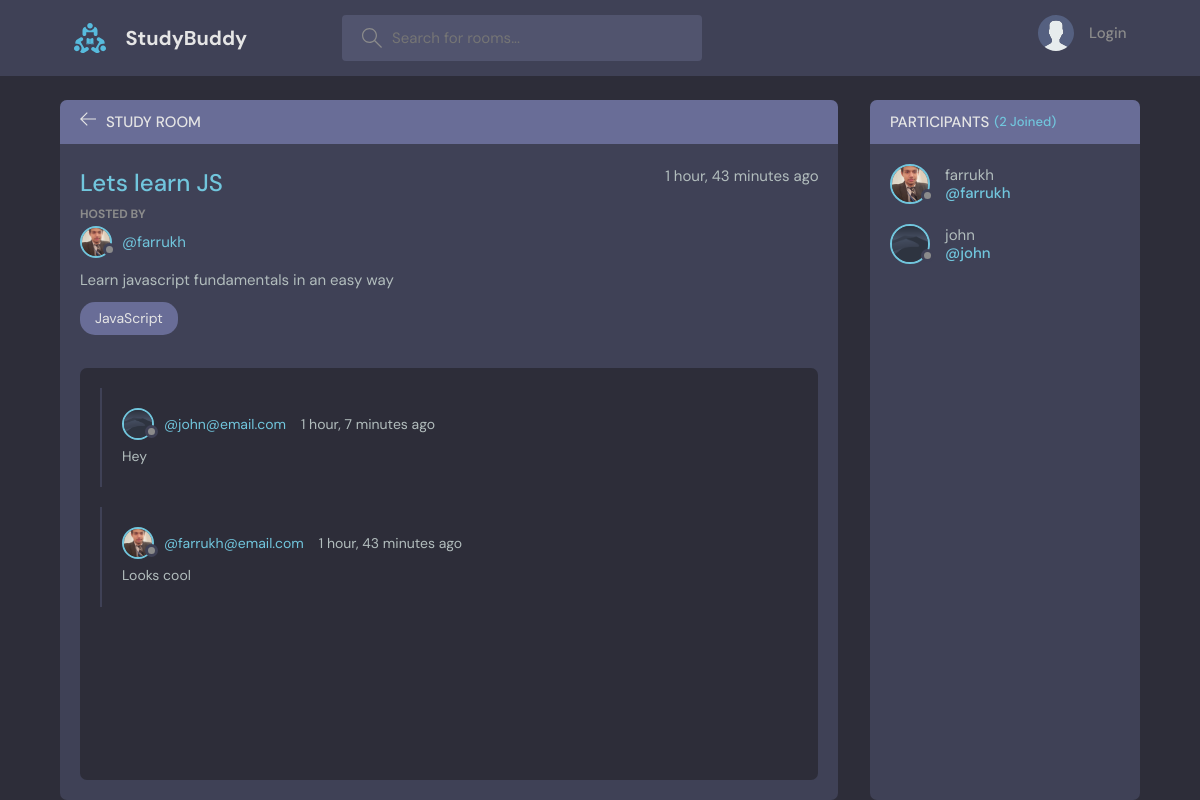
/room/1, run on the app's committed database.
### base/models.py (models this page shows, shortened)
class Room(models.Model):
    host = models.ForeignKey(User, on_delete=models.SET_NULL, null=True)
    topic = models.ForeignKey(Topic, on_delete=models.SET_NULL, null=True)
    name = models.CharField(max_length=200)
    description = models.TextField(null=True, blank=True)
    participants = models.ManyToManyField(User, related_name='participants', blank=True)
    updated = models.DateTimeField(auto_now=True)
    created = models.DateTimeField(auto_now_add=True)
    class Meta:
        ordering = ['-updated', '-created']

class User(AbstractUser):
    name = models.CharField(max_length=200, null=True)
    email = models.EmailField(null=True, unique=True)
    bio = models.TextField(null=True)
    avatar = models.ImageField(null=True, default="avatar.svg")
    USERNAME_FIELD = 'email'
    REQUIRED_FIELDS = []

class Topic(models.Model):
    name = models.CharField(max_length=200)
    def __str__(self):
        return self.name;

class Message(models.Model):
    user = models.ForeignKey(User, on_delete=models.CASCADE)
    room = models.ForeignKey(Room, on_delete=models.CASCADE)
    body = models.TextField()
    updated = models.DateTimeField(auto_now=True)
    created = models.DateTimeField(auto_now_add=True)
    class Meta:
        ordering = ['-updated', '-created']

### base/views.py (the view)
# urls.py: path('room/<str:pk>', views.room, name='room'),
def room(request, pk):
    room = Room.objects.get(id=pk)
    room_messages = room.message_set.all().order_by('-created')
    participants = room.participants.all()
    if request.method == 'POST':
        message = Message.objects.create(user=request.user, room=room, body=request.POST.get('body'))
        room.participants.add(request.user)
        return redirect('room', pk=room.id)
    context = {'room': room, 'room_messages':room_messages, 'participants':participants}
    return render(request, 'room.html', context)

### base/templates/base/room.html (shortened to what this page needs)
{% extends 'main.html' %} {% load static%} {% block content %}
<main class="profile-page layout layout--2">
	<div class="container">
		<div class="room">
			<div class="room__top">
				<div class="room__topLeft">
					<a href="{% url 'home'%}">
						<svg
							version="1.1"
							xmlns="http://www.w3.org/2000/svg"
							width="32"
							height="32"
							viewBox="0 0 32 32"
						>
							<title>arrow-left</title>
							<path
								d="M13.723 2.286l-13.723 13.714 13.719 13.714 1.616-1.611-10.96-10.96h27.625v-2.286h-27.625l10.965-10.965-1.616-1.607z"
							></path>
						</svg>
					</a>
					<h3>Study Room</h3>
				</div>
			</div>
			<div class="room__box scroll">
				<div class="room__header scroll">
					<div class="room__info">
						<h3>{{room.name}}</h3>
						<span>{{room.created| timesince }} ago</span>
					</div>
					<div class="room__hosted">
						<p>Hosted By</p>
						<a
							href="{% url 'user-profile' room.host.id%}"
							class="room__author"
						>
							<div class="avatar avatar--small">
								<img
									src="{{room.host.avatar.url}}"
								/>
							</div>
							<span>@{{room.host.username}}</span>
						</a>
					</div>
					<div class="room__details">{{room.description}}</div>
					<span class="room__topics">{{room.topic}}</span>
				</div>
				<div class="room__conversation">
					<div class="threads scroll">
						{% for message in room_messages %}
						<div class="thread">
							<div class="thread__top">
								<div class="thread__author">
									<a
										href="{% url 'user-profile' message.user.id %}"
										class="thread__authorInfo"
									>
										<div class="avatar avatar--small">
											<img
												src="{{message.user.avatar.url}}"
											/>
										</div>
										<span>@{{message.user}}</span>
									</a>
									<span class="thread__date"
										>{{message.created | timesince}}
										ago</span
									>
								</div>
							</div>
							<div class="thread__details">{{message.body}}</div>
						</div>
						{% endfor %}
					</div>
				</div>
			</div>
		</div>
		<div class="participants">
			<h3 class="participants__top">
				Participants <span>({{participants.count}} Joined)</span>
			</h3>
			<div class="participants__list scroll">
				{% for user in participants %}
				<a href="{% url 'user-profile' user.id %}" class="participant">
					<div class="avatar avatar--medium">
						<img
							src="{{user.avatar.url}}"
						/>
					</div>
					<p>
						{{user.username}}
						<span>@{{user.username}}</span>
					</p>
				</a>
				{% endfor %}
			</div>
		</div>
	</div>
</main>
{% endblock content %}

### data on the page
Room: name "Lets learn JS", created "1 hour, 43 minutes", host.avatar (picture), host.username "farrukh", description "Learn javascript fundamentals in an easy way", topic "JavaScript"
Message: user.avatar (picture), user "john@email.com", created "1 hour, 7 minutes", body "Hey"
Message: user.avatar (picture), user "farrukh@email.com", created "1 hour, 43 minutes", body "Looks cool"
User: avatar (picture), username "farrukh"
User: avatar (picture), username "john"

### other printed values
{{ participants.count }} "2"
